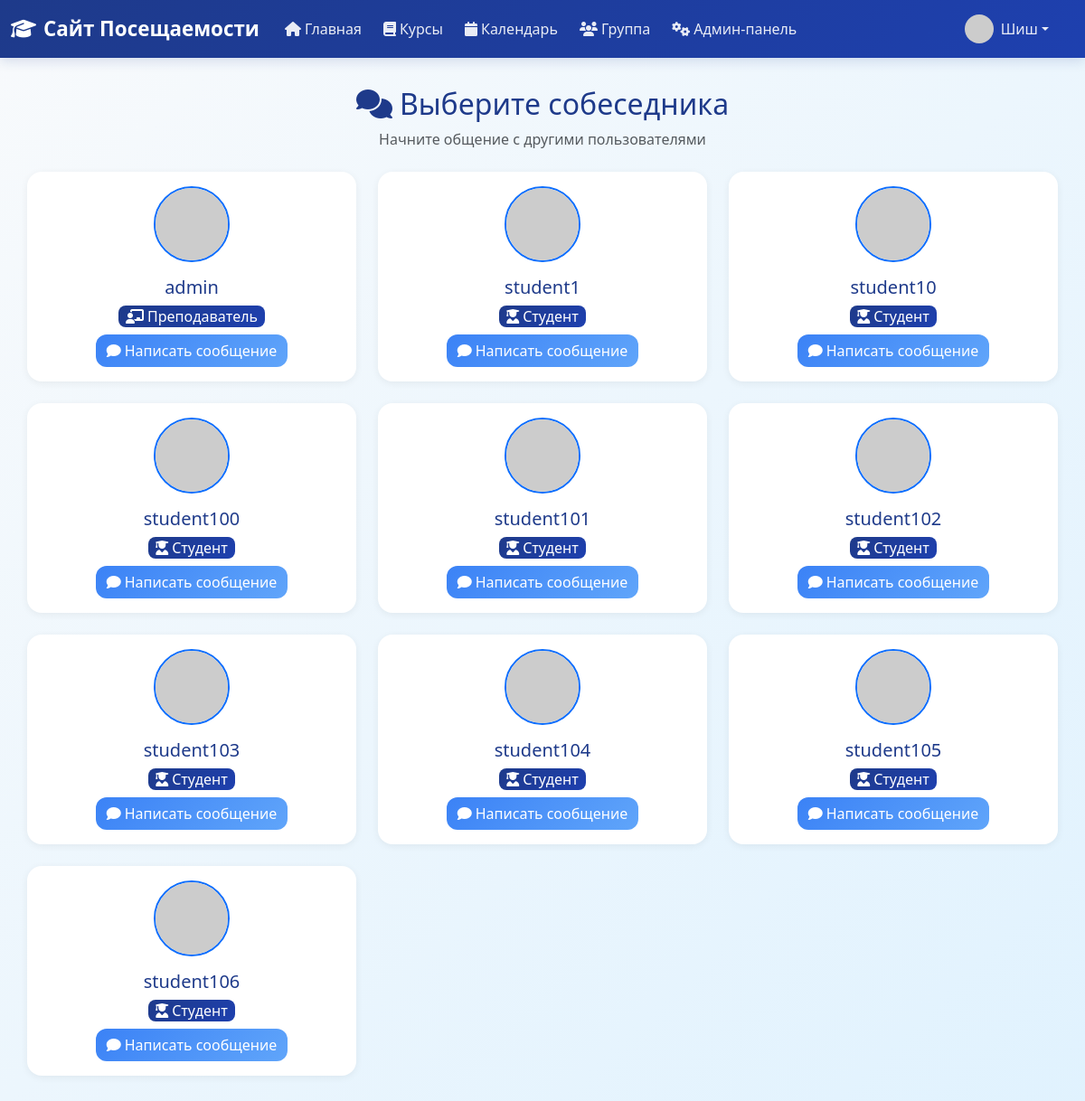
Screenshot of /chat_list (signed in) with the database file from the repository.
### app/models.py (models this page shows, shortened)
class User(UserMixin, db.Model):
    id: so.Mapped[int] = so.mapped_column(primary_key=True)
    username: so.Mapped[str] = so.mapped_column(sa.String(64), index=True, unique=True)
    email: so.Mapped[str] = so.mapped_column(sa.String(120), index=True, unique=True)
    password_hash: so.Mapped[Optional[str]] = so.mapped_column(sa.String(256))
    role: so.Mapped[str] = so.mapped_column(sa.String(20), default='student')
    about_me: so.Mapped[Optional[str]] = so.mapped_column(sa.String(140))
    last_seen: so.Mapped[Optional[datetime]] = so.mapped_column(default=lambda: datetime.now(timezone.utc))
    sent_messages: so.Mapped[List['Message']] = so.relationship(
        'Message',
        foreign_keys='Message.sender_id',
        back_populates='sender'
    )
    received_messages: so.Mapped[List['Message']] = so.relationship(
        'Message',
        foreign_keys='Message.recipient_id',
        back_populates='recipient'
    )
    teaching_courses: so.Mapped[List['Course']] = so.relationship(
        secondary=teacher_course_association,
        back_populates='teachers',
        collection_class=list
    )
    enrolled_courses: so.Mapped[List['Course']] = so.relationship(
        secondary=student_course_association,
        back_populates='students',
        collection_class=list,
        lazy='joined'
    )
    attendance_records: so.WriteOnlyMapped['AttendanceRecord'] = so.relationship(
        back_populates='student',
        cascade="all, delete-orphan"
    )
    news_posts: so.Mapped[List['News']] = so.relationship(
        back_populates='author',
        cascade="all, delete-orphan"
    )
    def avatar(self, size: int) -> str:
        digest = md5(self.email.lower().encode('utf-8')).hexdigest()
        return f'https://www.gravatar.com/avatar/{digest}?d=identicon&s={size}'

### app/routes.py (the view)
@app.route('/chat_list')
@login_required
def chat_list():
    page = request.args.get('page', 1, type=int)
    users_query = sa.select(User).where(User.id != current_user.id).order_by(User.username)
    users_pagination = db.paginate(
        users_query,
        page=page,
        per_page=current_app.config['ITEMS_PER_PAGE'],
        error_out=False
    )
    users = users_pagination.items
    next_url = url_for('chat_list', page=users_pagination.next_num) \
        if users_pagination.has_next else None
    prev_url = url_for('chat_list', page=users_pagination.prev_num) \
        if users_pagination.has_prev else None
    return render_template('chat_list.html',
                         title='Список чатов',
                         users=users,
                         next_url=next_url,
                         prev_url=prev_url)

### app/models.py (called while the page is built)
@login.user_loader
def load_user(id: int) -> Optional[User]:
    return db.session.get(User, id)

### app/templates/chat_list.html
{% extends "base.html" %}
{% block content %}
    <div class="text-center mb-4">
        <h1 class="h2 text-primary">
            <i class="fas fa-comments me-2"></i>Выберите собеседника
        </h1>
        <p class="text-muted">Начните общение с другими пользователями</p>
    </div>
    {% if users %}
        <div class="row">
            {% for u in users %}
                <div class="col-md-6 col-lg-4 mb-4">
                    <div class="card border-0 shadow-sm h-100">
                        <div class="card-body text-center">
                            <div class="mb-3">
                                <img src="{{ u.avatar(64) }}" alt="Аватар" class="rounded-circle border border-2 border-primary">
                            </div>
                            <h5 class="card-title text-primary mb-2">{{ u.username }}</h5>
                            <div class="mb-2">
                                <span class="badge bg-primary fs-6 px-2 py-1 d-inline-flex align-items-center">
                                    {% if u.role == 'student' %}
                                        <i class="fas fa-user-graduate me-1"></i>Студент
                                    {% else %}
                                        <i class="fas fa-chalkboard-teacher me-1"></i>Преподаватель
                                    {% endif %}
                                </span>
                            </div>
                            <a href="{{ url_for('chat', username=u.username) }}" class="btn btn-primary d-inline-flex align-items-center">
                                <i class="fas fa-comment me-1"></i>Написать сообщение
                            </a>
                        </div>
                    </div>
                </div>
            {% endfor %}
        </div>
    {% else %}
        <div class="text-center py-5">
            <i class="fas fa-users fa-3x text-muted mb-3"></i>
            <p class="text-muted">Нет других пользователей.</p>
        </div>
    {% endif %}
{% endblock %}

### app/templates/base.html (shortened to what this page needs)
<!doctype html>
<html lang="ru">
  <head>
    <link href="https://cdn.jsdelivr.net/npm/bootstrap@5.3.0/dist/css/bootstrap.min.css" rel="stylesheet">
    <link href="https://cdnjs.cloudflare.com/ajax/libs/font-awesome/6.4.0/css/all.min.css" rel="stylesheet">
  </head>
  <body>
    {% if current_user.is_authenticated %}
    <nav class="navbar navbar-expand-lg navbar-dark mb-4">
      <div class="container-fluid">
        <a class="navbar-brand" href="{{ url_for('index') }}">
            <i class="fas fa-graduation-cap me-2"></i>Сайт Посещаемости
        </a>
        <div class="collapse navbar-collapse" id="navbarNav">
          <ul class="navbar-nav me-auto mb-2 mb-lg-0">
            <li class="nav-item">
              <a class="nav-link" href="{{ url_for('index') }}">
                  <i class="fas fa-home me-1"></i>Главная
              </a>
            </li>
                          <li class="nav-item">
                <a class="nav-link" href="{{ url_for('courses') }}">
                    <i class="fas fa-book me-1"></i>Курсы
                </a>
              </li>
              <li class="nav-item">
                <a class="nav-link" href="{{ url_for('calendar') }}">
                    <i class="fas fa-calendar me-1"></i>Календарь
                </a>
              </li>
              <li class="nav-item">
                <a class="nav-link" href="{{ url_for('group') }}">
                    <i class="fas fa-users me-1"></i>Группа
                </a>
              </li>
              {% if current_user.role == 'admin' %}
              <li class="nav-item">
                <a class="nav-link" href="{{ url_for('admin_panel') }}">
                    <i class="fas fa-cogs me-1"></i>Админ-панель
                </a>
              </li>
              {% endif %}
          </ul>
          <ul class="navbar-nav ms-auto">
            <li class="nav-item dropdown">
              <a class="nav-link dropdown-toggle d-flex align-items-center" href="#"
                 id="profileDropdown" role="button" data-bs-toggle="dropdown" aria-expanded="false">
                <img src="{{ current_user.avatar(32) }}" alt="Аватар"
                     class="rounded-circle me-2" style="width: 32px; height: 32px;">
                <span>{{ current_user.username }}</span>
              </a>
            </li>
          </ul>
        </div>
      </div>
    </nav>
    {% endif %}
    <div class="container">
        {% block content %}{% endblock %}
    </div>
  </body>
</html>

### app/templates/base.html (style rules this page uses)
:root { --primary-blue: #1e3a8a; --secondary-blue: #3b82f6; --light-blue: #dbeafe; --accent-blue: #60a5fa; --dark-blue: #1e40af; }
body { background: linear-gradient(135deg, #f8fafc 0%, #e0f2fe 100%); min-height: 100vh; font-family: 'Segoe UI', Tahoma, Geneva, Verdana, sans-serif; }
.navbar { background: linear-gradient(135deg, var(--primary-blue) 0%, var(--dark-blue) 100%) !important; box-shadow: 0 4px 12px rgba(30, 58, 138, 0.15); }
.navbar-brand { color: white !important; font-weight: 600; font-size: 1.4rem; }
.nav-link { color: rgba(255, 255, 255, 0.9) !important; transition: all 0.3s ease; border-radius: 8px; margin: 0 4px; }
.container { background: transparent; border-radius: 0; box-shadow: none; padding: 0; margin-top: 2rem; margin-bottom: 2rem; }
h1, h2, h3 { color: var(--primary-blue); font-weight: 600; }
.card { border: none; border-radius: 16px; box-shadow: 0 4px 20px rgba(0, 0, 0, 0.08); transition: transform 0.3s ease, box-shadow 0.3s ease; }
.btn { border-radius: 12px; font-weight: 500; transition: all 0.3s ease; }
.btn-primary { background: linear-gradient(135deg, var(--secondary-blue) 0%, var(--accent-blue) 100%); border: none; }
.badge { border-radius: 8px; font-weight: 500; }
.text-primary { color: var(--primary-blue) !important; }
.bg-primary { background: linear-gradient(135deg, var(--primary-blue) 0%, var(--dark-blue) 100%) !important; }
.fas, .far, .fab { transition: transform 0.3s ease; }
.shadow-sm { box-shadow: 0 2px 8px rgba(0, 0, 0, 0.06) !important; }
.nav-item.dropdown { position: relative; margin-right: 1rem; }
.nav-item.dropdown .dropdown-toggle { white-space: nowrap; overflow: hidden; text-overflow: ellipsis; max-width: 200px; }

### rows the page displays
User: username "Шиш"
User: username "admin", role "admin" (drawn)
User: username "student1", role "student" (drawn)
User: username "student10", role "student" (drawn)
User: username "student100", role "student" (drawn)
User: username "student101", role "student" (drawn)
User: username "student102", role "student" (drawn)
User: username "student103", role "student" (drawn)
User: username "student104", role "student" (drawn)
User: username "student105", role "student" (drawn)
User: username "student106", role "student" (drawn)
